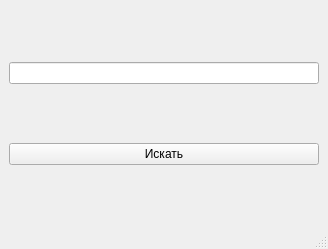
<?xml version="1.0" encoding="UTF-8"?>
<ui version="4.0">
 <class>MainWindow</class>
 <widget class="QMainWindow" name="MainWindow">
  <property name="geometry">
   <rect>
    <x>0</x>
    <y>0</y>
    <width>328</width>
    <height>249</height>
   </rect>
  </property>
  <property name="windowTitle">
   <string>MainWindow</string>
  </property>
  <widget class="QWidget" name="centralwidget">
   <layout class="QGridLayout" name="gridLayout">
    <item row="0" column="0">
     <widget class="QLineEdit" name="lineEdit"/>
    </item>
    <item row="1" column="0">
     <widget class="QPushButton" name="pushButton">
      <property name="text">
       <string>Искать</string>
      </property>
     </widget>
    </item>
   </layout>
  </widget>
  <widget class="QMenuBar" name="menubar">
   <property name="geometry">
    <rect>
     <x>0</x>
     <y>0</y>
     <width>328</width>
     <height>21</height>
    </rect>
   </property>
  </widget>
  <widget class="QStatusBar" name="statusbar"/>
 </widget>
 <resources/>
 <connections/>
</ui>
